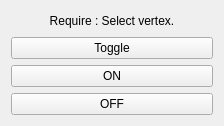
<?xml version="1.0" encoding="UTF-8"?>
<ui version="4.0">
 <class>Form</class>
 <widget class="QWidget" name="Form">
  <property name="geometry">
   <rect>
    <x>0</x>
    <y>0</y>
    <width>224</width>
    <height>126</height>
   </rect>
  </property>
  <property name="minimumSize">
   <size>
    <width>224</width>
    <height>126</height>
   </size>
  </property>
  <property name="baseSize">
   <size>
    <width>0</width>
    <height>0</height>
   </size>
  </property>
  <property name="windowTitle">
   <string>Form</string>
  </property>
  <layout class="QVBoxLayout" name="verticalLayout">
   <item>
    <layout class="QVBoxLayout" name="verticalLayout_2">
     <item>
      <widget class="QLabel" name="label">
       <property name="text">
        <string>Require : Select vertex.</string>
       </property>
       <property name="alignment">
        <set>Qt::AlignCenter</set>
       </property>
      </widget>
     </item>
     <item>
      <widget class="QPushButton" name="button_toggle">
       <property name="text">
        <string>Toggle</string>
       </property>
      </widget>
     </item>
     <item>
      <widget class="QPushButton" name="button_on">
       <property name="text">
        <string>ON</string>
       </property>
      </widget>
     </item>
     <item>
      <widget class="QPushButton" name="button_off">
       <property name="text">
        <string>OFF</string>
       </property>
      </widget>
     </item>
    </layout>
   </item>
  </layout>
 </widget>
 <resources/>
 <connections/>
</ui>
